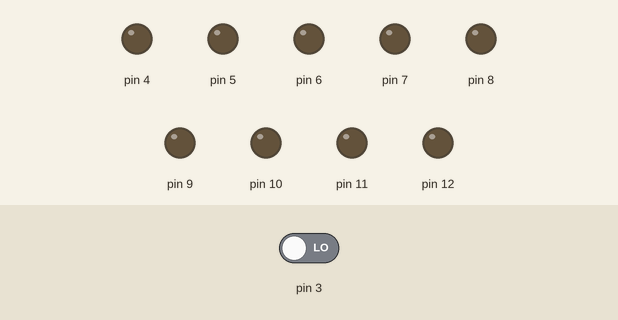
The sketch below on a simulated Arduino Uno, built with avr-gcc and run on an emulated ATmega328P. Shown: output pins drawn as LEDs (lit = HIGH). Dashed ring = blinking. Inputs (shaded band) come from the test bench; at power-on: pin 3 LOW. Random numbers use the default seed unless the sketch sets one.

Above: at 3.0 s.
3.1 s: pin 3 driven HIGH
At 3.21 s:
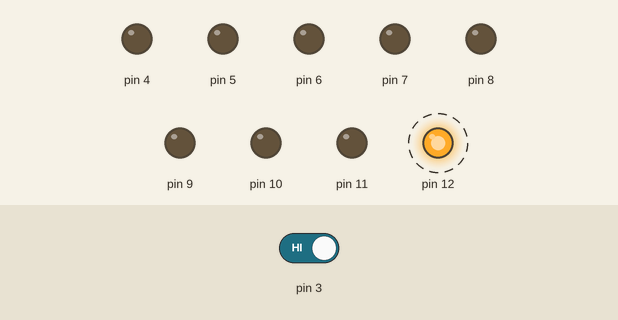
6.1 s: pin 3 driven LOW
At 6.33 s:
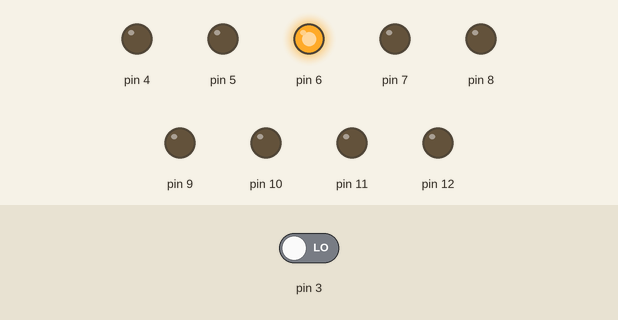
At 12.5 s:
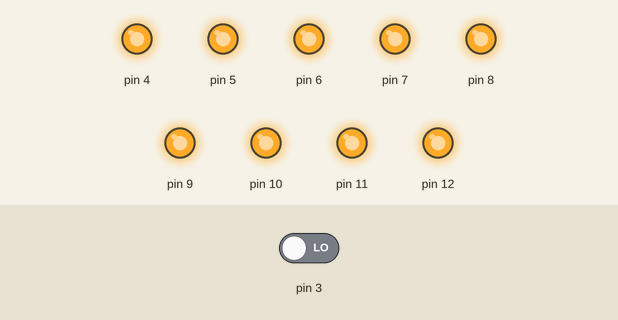
Timing chart, 0 to 18.2 s (numbered marks = the images above; inputs shaded):
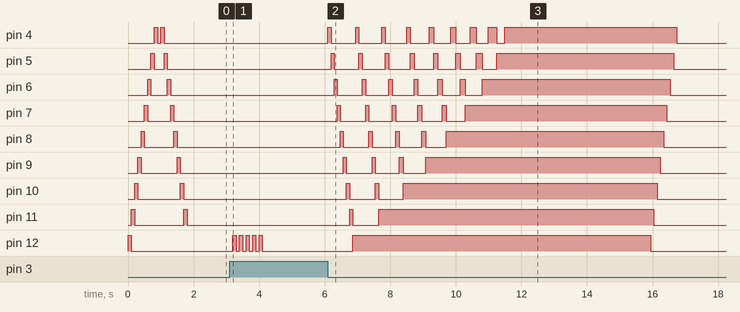

The sketch:

stairs.ino
```cpp
const int nbLeds= 9 ;
const int offset= 4 ;
const int delayInMs = 100 ;
const int fullLightTime = 4000;
const int switchCheckPeriod = 200 ;
const int dropDelay=400;

//with nbLeds and offset properly defined
//this allow to index bottom led as 0 in the code
int translate(int ledIdx)
{
  return (nbLeds-1 + offset - ledIdx) ;
}

//DS =>downstairs
int checkDSSwitch()
{
  return (1 - digitalRead(3)) ;
}

//provides a signal blinking led
// indexed by input argument
//helpful to understand state of the system
void blink(int ledIdx)
{
  for(int i=0; i < 5 ; ++i )
  {
    digitalWrite(translate(ledIdx), HIGH);
    delay(delayInMs);
    digitalWrite(translate(ledIdx), LOW);
    delay(delayInMs);
  }
}

//Sensor remains "ON" for about 30seconds
//animation of light may be shorter
// this method makes sure that sensor is off
void waitForSwitchOff(){
  while ( checkDSSwitch() )
  {
    delay(switchCheckPeriod) ;
  }
  //blink bottom led to notify that
  //sensor is ready
  blink(0) ;
}

int stepHighDelay(int i){
  //purpose is to have animation for any step
  //to take the same amount of time defined by dropDelay
  return dropDelay/(nbLeds - i) ;
}

//animation
void spaceship()
{
  int bottom= 0 ;
  for(int i=0; i < nbLeds ; ++i )
  {
    for(int j= nbLeds-1 ; j >= bottom ; --j)
    {
      digitalWrite(translate(j), HIGH);
      delay(stepHighDelay(i));
      delay(50);
      if (j!= bottom)
      {
        digitalWrite(translate(j), LOW);
      }
    }
    bottom+=1 ;
  }
}

void lightOff()
{
  for(int i=0; i < nbLeds ; ++i )
  {
    digitalWrite(translate(i), LOW);
    delay(delayInMs) ;
  }
}

void light(int direction)
{
  for(int i=0; i < nbLeds ; ++i )
  {
    digitalWrite(translate(i), HIGH);
    delay(delayInMs) ;
  }

}


void welcome_animation()
{
  for(int i=0; i < nbLeds ; ++i )
  {
    digitalWrite(translate(i), HIGH);
    delay(delayInMs) ;
    digitalWrite(translate(i), LOW);
  }
  for(int i=0; i < nbLeds ; ++i )
  {
    digitalWrite(translate( nbLeds - i), HIGH);
    delay(delayInMs) ;
    digitalWrite(translate(nbLeds - i), LOW);
  }
}


//++++++++++++++++++++++++++++++++++++++++++++++++++++++++++++++++
void setup()
{
  Serial.begin(9600);

  pinMode(2, INPUT);
  pinMode(3, INPUT);

  pinMode(4, OUTPUT);
  pinMode(5, OUTPUT);
  pinMode(6, OUTPUT);
  pinMode(7, OUTPUT);
  pinMode(8, OUTPUT);
  pinMode(9, OUTPUT);
  pinMode(10, OUTPUT);
  pinMode(11, OUTPUT);
  pinMode(12, OUTPUT);
  welcome_animation();
  waitForSwitchOff();
}

void loop()
{
  if (checkDSSwitch())
  {
    if (0 == random(2) )
    {
      light(1) ;
    }
    else
    {
      spaceship() ;
    }
    delay(fullLightTime);
    lightOff();
    //make sure here that switch is turned off
    //before entering next loop
    waitForSwitchOff();
  }
}
```

Measured:
- after the input at 3.1 s, pin 12: alternates HIGH for 0.10 s and LOW for 0.10 s, 10 changes in all, then stays LOW, starting after 0.10 s
- after the input at 6.1 s, pin 4: LOW → HIGH at once, → LOW 0.09 s later, → HIGH 0.75 s later, → LOW 0.10 s later, … (18 changes in this stretch); pin 5: LOW → HIGH after 0.09 s, then repeats every 0.86 s: LOW 0.76 s, HIGH 0.10 s
